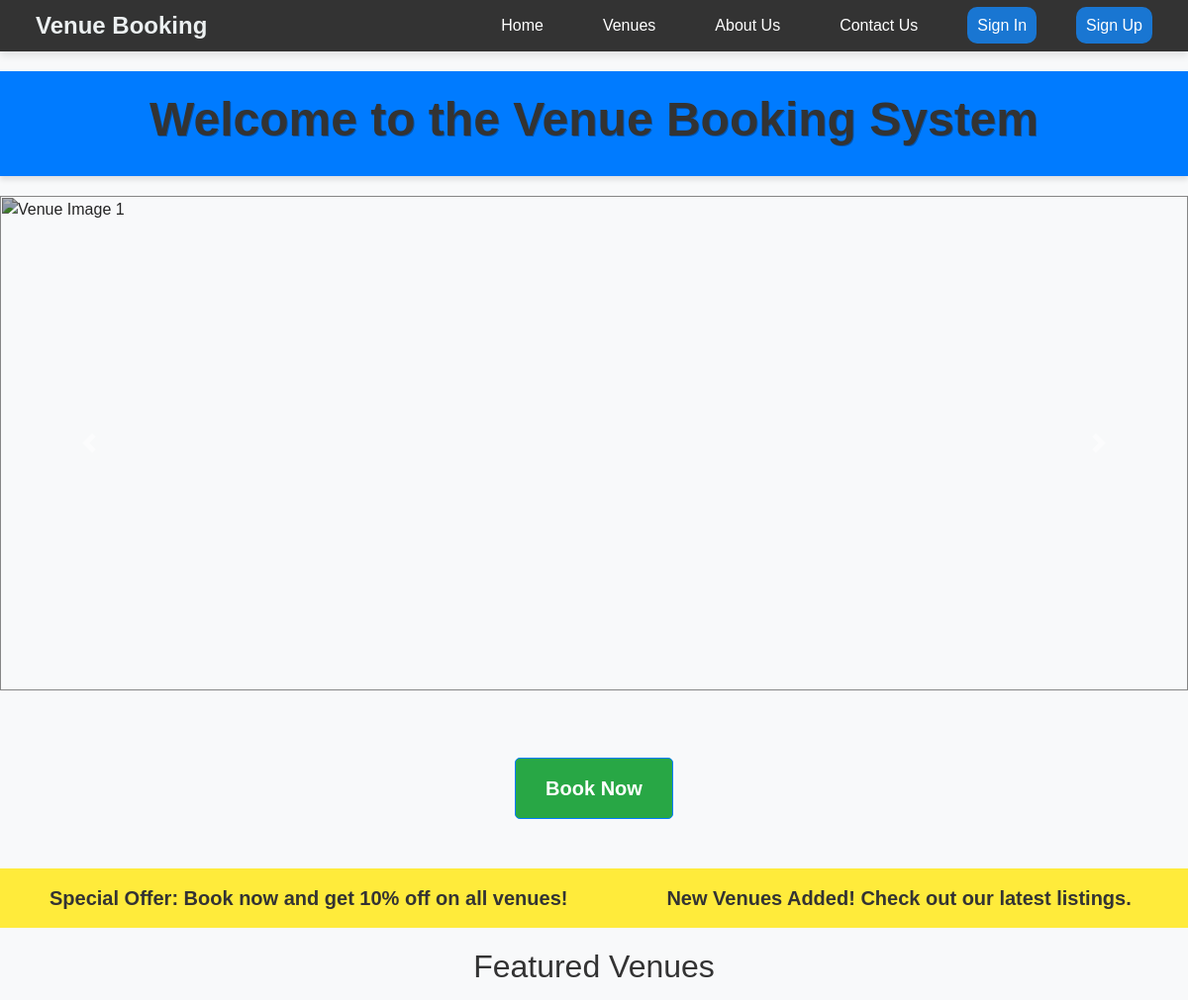
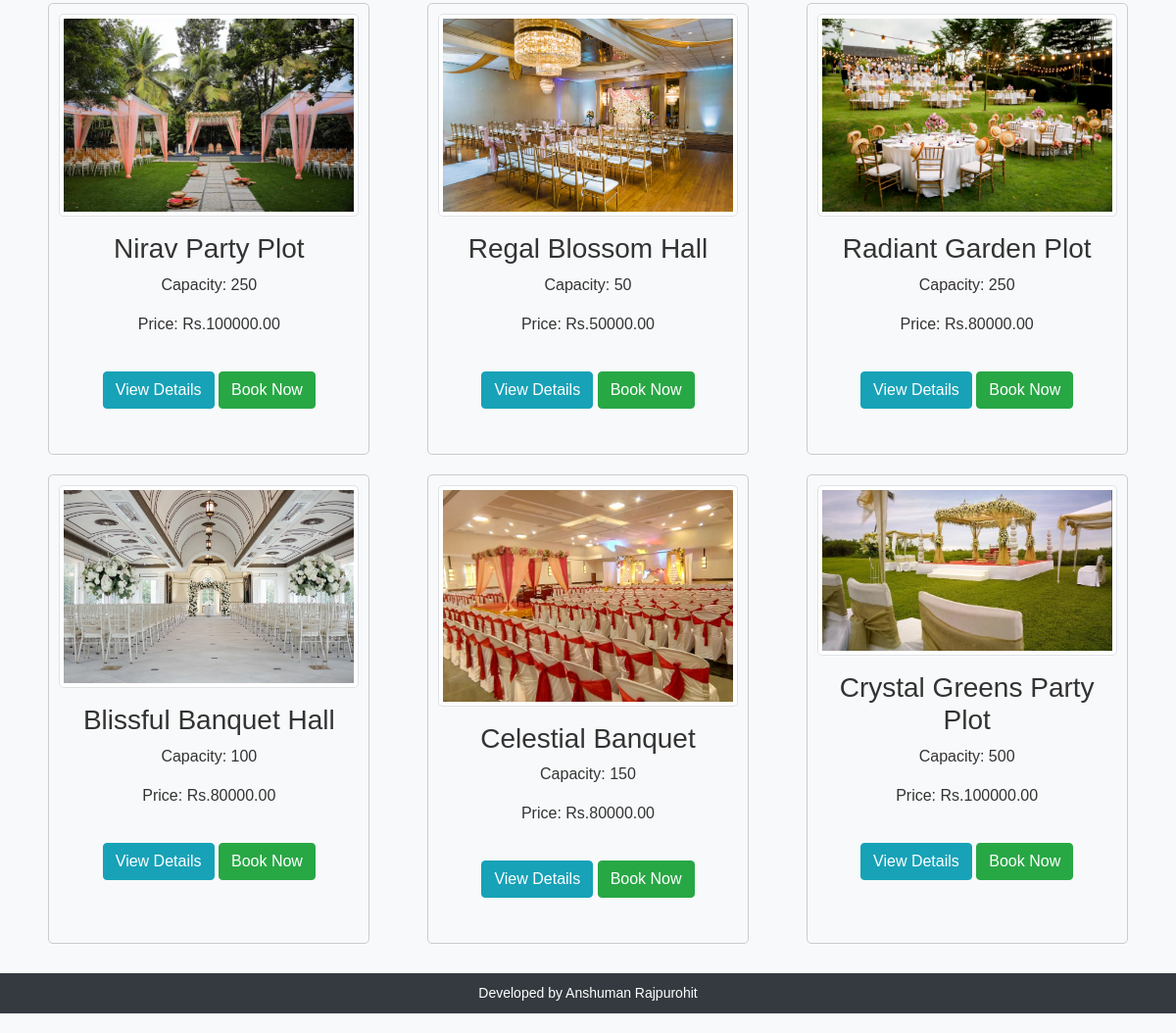
The app's page /user/index.php with its own data (2 pictures, top to bottom).
### tables this page shows
CREATE TABLE IF NOT EXISTS `venues` (
  `venue_id` int(11) NOT NULL AUTO_INCREMENT,
  `name` varchar(100) DEFAULT NULL,
  `capacity` int(11) DEFAULT NULL,
  `price` decimal(10,2) DEFAULT NULL,
  `category_id` int(11) DEFAULT NULL,
  `description` text,
  `image` varchar(255) DEFAULT NULL,
  PRIMARY KEY (`venue_id`),
  KEY `category_id` (`category_id`)
);

### user/index.php (the view, shortened to what this page needs)
<?php
include 'navbar.php';
?>
<?php
include '../includes/config.php';
$sql = "SELECT * FROM venues ORDER BY RAND() LIMIT 6";
$result = $conn->query($sql);
?>
<!DOCTYPE html>
<html lang="en">
<head>
    <link rel="stylesheet" href="../css/style.css">
    <link rel="stylesheet" href="https://stackpath.bootstrapcdn.com/bootstrap/4.5.2/css/bootstrap.min.css">
</head>
<body>
<header>
    <h1>Welcome to the Venue Booking System</h1>
</header>
<div id="venueCarousel" class="carousel slide mb-5" data-ride="carousel">
  <div class="carousel-inner">
    <div class="carousel-item active">
      <img src="../images/slider1.jpg" class="d-block w-100" alt="Venue Image 1">
    </div>
  </div>
  <a class="carousel-control-prev" href="#venueCarousel" role="button" data-slide="prev">
    <span class="carousel-control-prev-icon" aria-hidden="true"></span>
  </a>
  <a class="carousel-control-next" href="#venueCarousel" role="button" data-slide="next">
    <span class="carousel-control-next-icon" aria-hidden="true"></span>
  </a>
</div>
<div class="book-now">
    <a href="venue.php" class="btn btn-primary">Book Now</a>
</div>
<div class="scrolling-ads">
    <span>Special Offer: Book now and get 10% off on all venues!</span>
    <span>New Venues Added! Check out our latest listings.</span>
</div>
<section class="venues">
    <h2>Featured Venues</h2>
    <div class="venue-list">
        <?php while ($row = $result->fetch_assoc()) { ?>
        <div class="venue-item">
            <img src="../uploads/<?php echo $row['image']; ?>" alt="<?php echo $row['name']; ?>" class="img-thumbnail">
            <div class="p-3">
                <h3><?php echo $row['name']; ?></h3>
                <p>Capacity: <?php echo $row['capacity']; ?></p>
                <p>Price: Rs.<?php echo $row['price']; ?></p>
                <div class="venue-actions">
                    <a href="venue_details.php?venue_id=<?php echo $row['venue_id']; ?>" class="btn btn-info">View Details</a>
                    <a href="booking.php?venue_id=<?php echo $row['venue_id']; ?>" class="btn btn-success">Book Now</a>
                </div>
            </div>
        </div>
        <?php } ?>
    </div>
</section>
<footer>
    <p>Developed by Anshuman Rajpurohit</p>
</footer>
</body>
</html>

### css/style.css (style rules this page uses)
body { font-family: 'Arial', sans-serif; margin: 0; padding: 0; background-color: #f9f9f9; color: #333; }
h1, h2, h3 { text-align: center; color: #333; margin-bottom: 20px; }
header { background-color: #007bff; color: white; padding: 5px; text-align: center; box-shadow: 0px 4px 5px rgba(0, 0, 0, 0.1); }
footer { background-color: #007bff; color: white; text-align: center; padding: 5px; position: fixed; bottom: 0; width: 100%; }
footer { background-color: #007bff; color: white; padding: 20px 0; text-align: center; }
.btn-primary { background-color: #007bff; color: white; padding: 10px 20px; border: none; border-radius: 5px; cursor: auto; }
header { text-align: center; margin: 20px 0; }
.carousel-inner img { width: 100%; height: 400px; object-fit: cover; }
.btn { display: inline-block; background-color: #3498db; color: white; padding: 10px 20px; text-decoration: none; border-radius: 5px; margin: 20px 0; }
.venues { margin: 20px; }
.venue-list { display: flex; flex-wrap: wrap; justify-content: space-around; }
.venue-item { border: 1px solid #ccc; border-radius: 5px; padding: 10px; margin: 10px; text-align: center; width: calc(30% - 20px); }
.venue-item img { max-width: 100%; border-radius: 5px; }
footer { text-align: center; margin: 20px 0; font-size: 14px; }
h2 { margin-top: 20px; }
body { font-family: 'Arial', sans-serif; background-color: #f7f7f7; margin: 0; padding: 0; }
h1 { color: #333; text-align: center; margin-bottom: 20px; }
.btn { padding: 6px 12px; border-radius: 5px; color: #fff; text-decoration: none; font-size: 14px; }
header { background-color: #007bff; color: white; padding: 15px 0; text-align: center; }
footer { background-color: #343a40; color: white; text-align: center; padding: 10px 0; position: relative; bottom: 0; width: 100%; }
footer p { margin: 0; }

### user/index.php (style rules this page uses)
body { font-family: Arial, sans-serif; background-color: #f8f9fa; color: #333; }
header { text-align: center; padding: 20px 0 20px; background-color: #007bff; color: #fff; }
header h1 { font-size: 3rem; font-weight: bold; text-shadow: 1px 1px #0056b3; }
#venueCarousel { position: relative; }
#venueCarousel .carousel-item img { height: 500px; object-fit: cover; filter: brightness(70%); }
.scrolling-ads { background-color: #ffeb3b; padding: 15px 0; overflow: hidden; white-space: nowrap; color: #333; font-size: 1.25rem; font-weight: bold; display: flex; align-items: center; }
.scrolling-ads span { margin: 0 50px; animation: scrollLeft 10s linear infinite; }
.book-now { text-align: center; margin: 30px 0; }
.book-now a { padding: 15px 30px; font-size: 1.25rem; font-weight: bold; color: #fff; background: #28a745; border-radius: 5px; text-decoration: none; transition: background 0.3s ease; }

### records on screen
venues: image (picture), name "Nirav Party Plot", capacity "250", price "100000.00"
venues: image (picture), name "Regal Blossom Hall", capacity "50", price "50000.00"
venues: image (picture), name "Radiant Garden Plot", capacity "250", price "80000.00"
venues: image (picture), name "Blissful Banquet Hall", capacity "100", price "80000.00"
venues: image (picture), name "Celestial Banquet", capacity "150", price "80000.00"
venues: image (picture), name "Crystal Greens Party Plot", capacity "500", price "100000.00"
